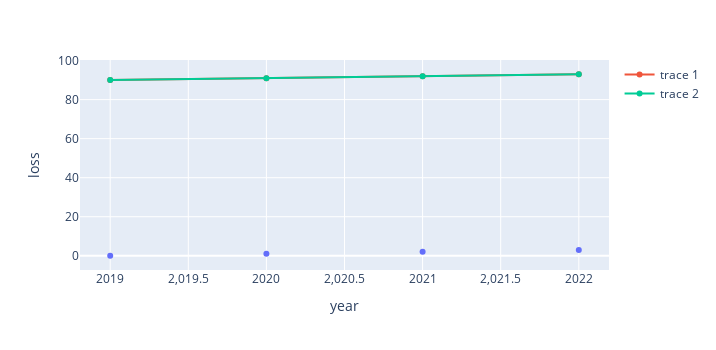

The notebook cell saved with this chart:
### Code cell
fig.add_scatter(x=df['year'], y=df['gain'])
fig.update_layout(width=716, height=350)

### Figure 1 — Plotly figure (JSON) as saved in the notebook; plotly's stock layout.template omitted (floating-point values rounded to 4 significant figures)
{"data": [{"hovertemplate": "year=%{x}<br>loss=%{y}<extra></extra>", "legendgroup": "", "marker": {"color": "#636efa", "symbol": "circle"}, "mode": "markers", "name": "", "orientation": "v", "showlegend": false, "type": "scatter", "x": [2019, 2020, 2021, 2022], "xaxis": "x", "y": [0, 1, 2, 3], "yaxis": "y"}, {"type": "scatter", "x": [2019, 2020, 2021, 2022], "y": [90, 91, 92, 93]}, {"type": "scatter", "x": [2019, 2020, 2021, 2022], "y": [90, 91, 92, 93]}], "layout": {"height": 350, "legend": {"tracegroupgap": 0}, "margin": {"t": 60}, "width": 716, "xaxis": {"anchor": "y", "domain": [0, 1], "title": {"text": "year"}}, "yaxis": {"anchor": "x", "domain": [0, 1], "title": {"text": "loss"}}}}
